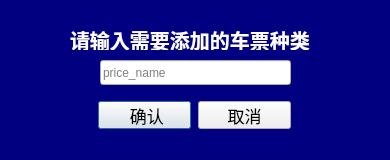
<?xml version="1.0" encoding="UTF-8"?>
<ui version="4.0">
 <class>priceDialog</class>
 <widget class="QDialog" name="priceDialog">
  <property name="geometry">
   <rect>
    <x>0</x>
    <y>0</y>
    <width>390</width>
    <height>160</height>
   </rect>
  </property>
  <property name="minimumSize">
   <size>
    <width>390</width>
    <height>160</height>
   </size>
  </property>
  <property name="maximumSize">
   <size>
    <width>390</width>
    <height>160</height>
   </size>
  </property>
  <property name="windowTitle">
   <string>Dialog</string>
  </property>
  <property name="styleSheet">
   <string notr="true">
QLabel {
	font: 9pt &quot;幼圆&quot;;
	font-size:20px;
	font-weight:bold;
	color:black;
}

QPushButton {
	font: 9pt &quot;黑体&quot;;
	font-size:17px;
	color:black;
}
QDialog {
	background-color:navy;
}
QLabel {
	color:white;
}</string>
  </property>
  <widget class="QLineEdit" name="price_name">
   <property name="geometry">
    <rect>
     <x>100</x>
     <y>60</y>
     <width>191</width>
     <height>25</height>
    </rect>
   </property>
   <property name="placeholderText">
    <string>price_name</string>
   </property>
  </widget>
  <widget class="QLabel" name="label">
   <property name="geometry">
    <rect>
     <x>70</x>
     <y>30</y>
     <width>251</width>
     <height>20</height>
    </rect>
   </property>
   <property name="text">
    <string>请输入需要添加的车票种类</string>
   </property>
  </widget>
  <widget class="QPushButton" name="pushButton">
   <property name="geometry">
    <rect>
     <x>98</x>
     <y>101</y>
     <width>93</width>
     <height>28</height>
    </rect>
   </property>
   <property name="text">
    <string> 确认</string>
   </property>
  </widget>
  <widget class="QPushButton" name="pushButton_2">
   <property name="geometry">
    <rect>
     <x>198</x>
     <y>101</y>
     <width>93</width>
     <height>28</height>
    </rect>
   </property>
   <property name="text">
    <string>取消</string>
   </property>
  </widget>
 </widget>
 <resources/>
 <connections>
  <connection>
   <sender>pushButton_2</sender>
   <signal>clicked()</signal>
   <receiver>priceDialog</receiver>
   <slot>close()</slot>
   <hints>
    <hint type="sourcelabel">
     <x>239</x>
     <y>119</y>
    </hint>
    <hint type="destinationlabel">
     <x>427</x>
     <y>121</y>
    </hint>
   </hints>
  </connection>
 </connections>
</ui>
